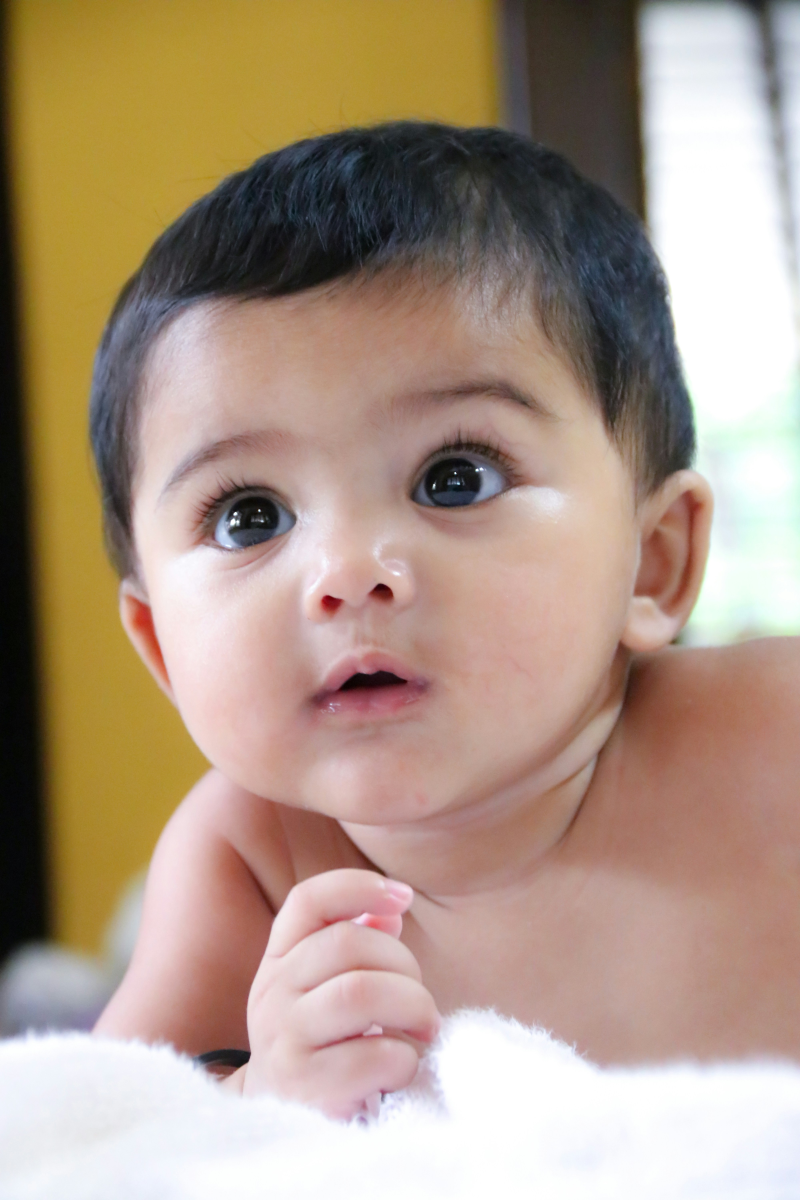
#> input picture Day4_ObjectDetection/Resize/ColourImage.jpg, 4000 x 6000 px (shown at 1/5 size)
$ python resize_cv2_imutil.py
#> lines starting #> are read from the running program, lines starting #| are printed output that depends on the picture
import cv2
import imutils

# Load an image
image = cv2.imread('ColourImage.jpg')
#> image is the input picture: shape (6000, 4000, 3); mean B, G, R 133.7, 151.5, 172.9

# Resize using imutils.resize
resized_imutils = imutils.resize(image, width=200)
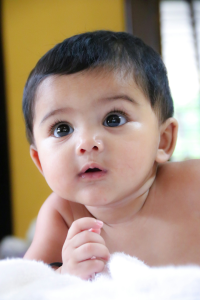
#> resized_imutils: shape (300, 200, 3); mean B, G, R 133.7, 151.5, 172.9

# Resize using cv2.resize
resized_cv2 = cv2.resize(image, (200, 200))
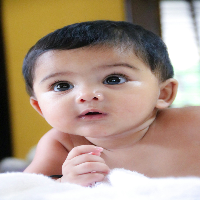
#> resized_cv2: shape (200, 200, 3); mean B, G, R 133.9, 151.6, 173.1

cv2.imshow('imutils.resize', resized_imutils)
cv2.imshow('cv2.resize', resized_cv2)
cv2.waitKey(100000)
cv2.destroyAllWindows()
